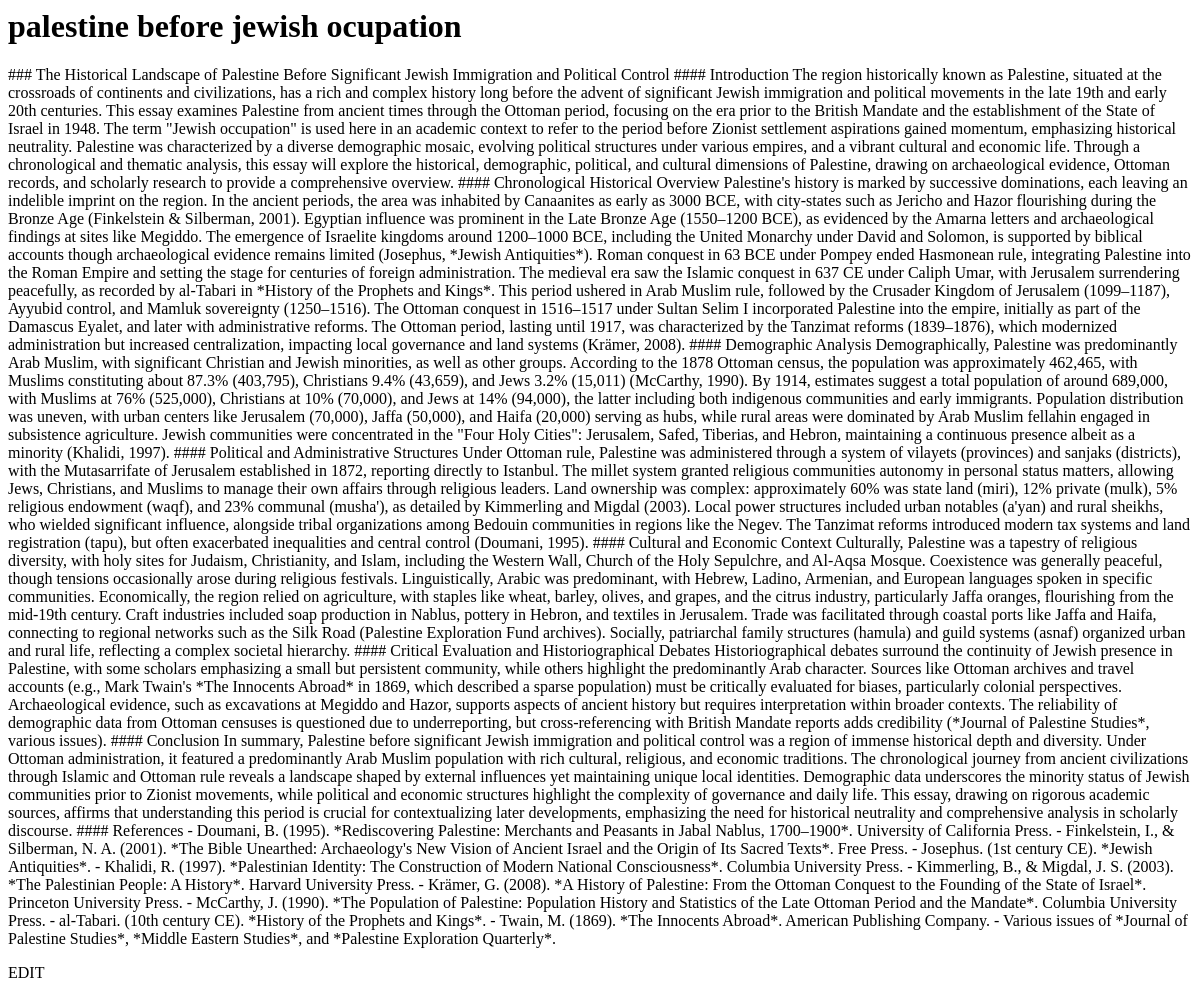
The app's page /coursework/58, older data.
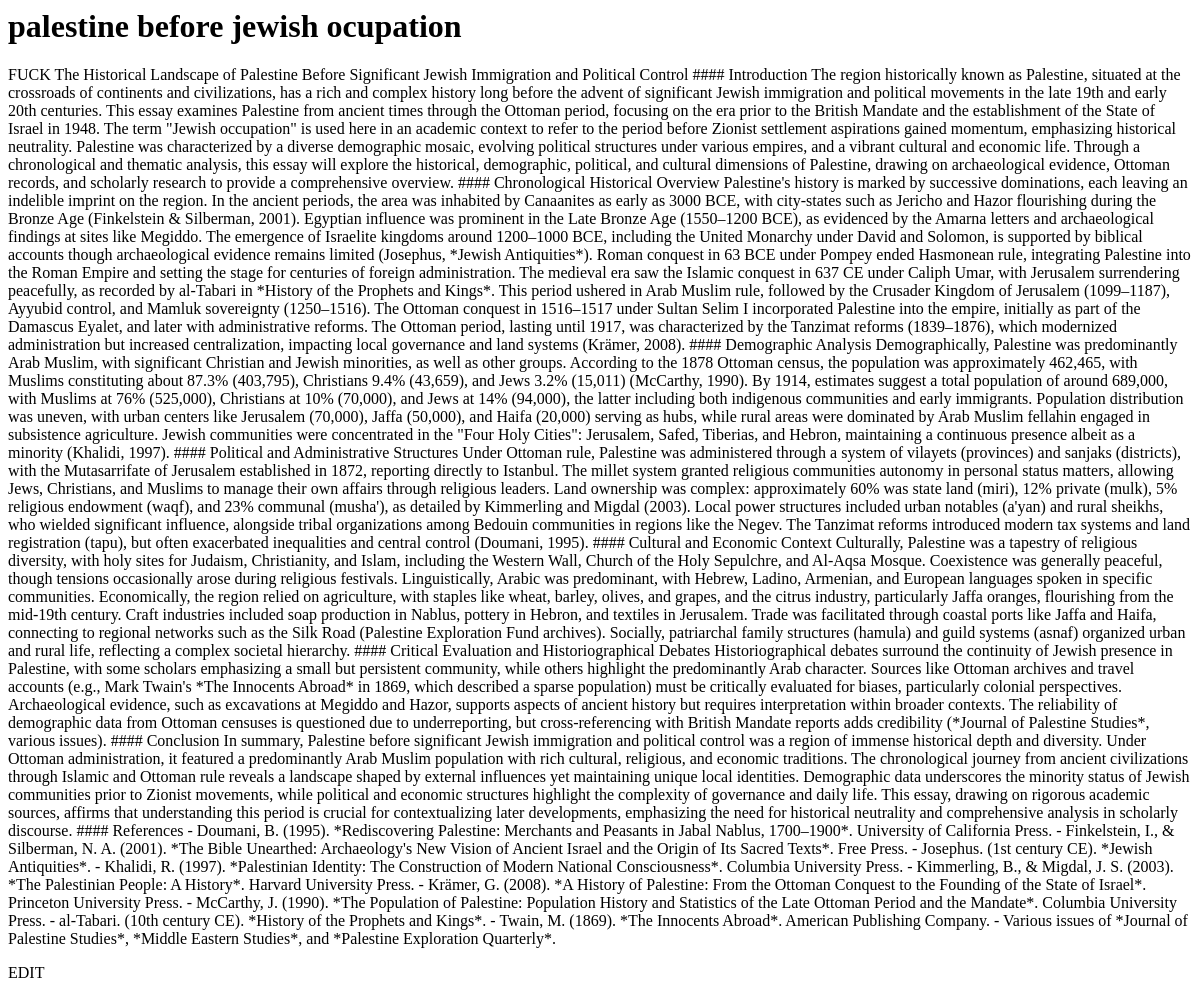
The same page, newer data.
### core/models.py (models this page shows, shortened)
class CourseWork(models.Model):
    user = models.ForeignKey(CustomUser, on_delete=models.CASCADE)
    question = models.TextField(max_length=500, blank = True, null=True)
    answer = CKEditor5Field(config_name='extends')
    created = models.DateTimeField(auto_now_add = True,)

### core/views.py (the view)
# urls.py: path('coursework/<int:pk>', CoursewokDetailView.as_view(), name="coursework")
class CoursewokDetailView(DetailView):
    model = CourseWork
    context_object_name = "coursework"
    template_name = "coursework.html"

### templates/coursework.html (shortened to what this page needs)
{% load static %}
<c-base>
  <div class="p-16 flex flex-col gap-8 h-[100%] items-center">
    <h1 class="text-white font-montserrat text-4xl">{{coursework.question}}</h1>
    <p class="text h-100">{{coursework.answer}}</p>
    <div class="fixed bottom-8 h-12 w-24 bg-orange-600 hover:bg-black text-white font-medium rounded-md cursor-pointer flex items-center justify-center transition-colors duration-200 shadow-lg hover:shadow-xl z-50 pointer-events-none">EDIT</div>
  </div>
</c-base>

Row changes from the older to the newer data that the page shows:
changed CourseWork "palestine before jewish ocupation": answer "### The Historical Landscape of Palestine Before Significant Jewish Immigration and Political Control #### Introduction The region historically known as Palestine, situated at the crossroads of continents and civilizations, has a rich and complex history long before the advent of significant Jewish immigration and political movements in the late 19th and early 20th centuries. This essay examines Palestine from ancient times through the Ottoman period, focusing on the era prior to the British Mandate and the establishment of the State of Israel in 1948. The term \"Jewish occupation\" is used here in an academic context to refer to the period before Zionist settlement aspirations gained…" → "FUCK The Historical Landscape of Palestine Before Significant Jewish Immigration and Political Control #### Introduction The region historically known as Palestine, situated at the crossroads of continents and civilizations, has a rich and complex history long before the advent of significant Jewish immigration and political movements in the late 19th and early 20th centuries. This essay examines Palestine from ancient times through the Ottoman period, focusing on the era prior to the British Mandate and the establishment of the State of Israel in 1948. The term \"Jewish occupation\" is used here in an academic context to refer to the period before Zionist settlement aspirations gained…"
